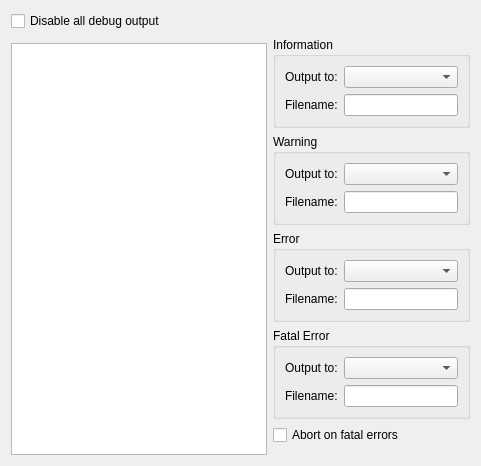
<?xml version="1.0" encoding="UTF-8"?>
<ui version="4.0">
 <class>KDebugDialog</class>
 <widget class="QWidget" name="KDebugDialog">
  <property name="geometry">
   <rect>
    <x>0</x>
    <y>0</y>
    <width>481</width>
    <height>466</height>
   </rect>
  </property>
  <layout class="QGridLayout" name="gridLayout">
   <item row="1" column="0" rowspan="7">
    <layout class="QVBoxLayout" name="verticalLayout_5">
     <item>
      <widget class="KTreeWidgetSearchLineWidget" name="m_incrSearch"/>
     </item>
     <item>
      <widget class="QTreeWidget" name="m_areaWidget">
       <property name="editTriggers">
        <set>QAbstractItemView::NoEditTriggers</set>
       </property>
       <property name="rootIsDecorated">
        <bool>false</bool>
       </property>
       <property name="uniformRowHeights">
        <bool>true</bool>
       </property>
       <property name="itemsExpandable">
        <bool>false</bool>
       </property>
       <attribute name="headerVisible">
        <bool>false</bool>
       </attribute>
       <column>
        <property name="text">
         <string notr="true">1</string>
        </property>
       </column>
      </widget>
     </item>
    </layout>
   </item>
   <item row="1" column="1">
    <widget class="QGroupBox" name="pInfoGroup">
     <property name="title">
      <string>Information</string>
     </property>
     <layout class="QFormLayout" name="formLayout">
      <item row="0" column="0">
       <widget class="QLabel" name="label_2">
        <property name="text">
         <string>Output to:</string>
        </property>
        <property name="buddy">
         <cstring>pInfoCombo</cstring>
        </property>
       </widget>
      </item>
      <item row="0" column="1">
       <widget class="KComboBox" name="pInfoCombo"/>
      </item>
      <item row="1" column="0">
       <widget class="QLabel" name="label_3">
        <property name="text">
         <string>Filename:</string>
        </property>
        <property name="buddy">
         <cstring>pInfoFile</cstring>
        </property>
       </widget>
      </item>
      <item row="1" column="1">
       <widget class="KLineEdit" name="pInfoFile"/>
      </item>
     </layout>
    </widget>
   </item>
   <item row="3" column="1">
    <widget class="QGroupBox" name="pErrorGroup">
     <property name="title">
      <string>Error</string>
     </property>
     <layout class="QFormLayout" name="formLayout_3">
      <item row="0" column="0">
       <widget class="QLabel" name="label_8">
        <property name="text">
         <string>Output to:</string>
        </property>
        <property name="buddy">
         <cstring>pErrorCombo</cstring>
        </property>
       </widget>
      </item>
      <item row="0" column="1">
       <widget class="KComboBox" name="pErrorCombo"/>
      </item>
      <item row="1" column="0">
       <widget class="QLabel" name="label_9">
        <property name="text">
         <string>Filename:</string>
        </property>
        <property name="buddy">
         <cstring>pErrorFile</cstring>
        </property>
       </widget>
      </item>
      <item row="1" column="1">
       <widget class="KLineEdit" name="pErrorFile"/>
      </item>
     </layout>
    </widget>
   </item>
   <item row="5" column="1">
    <widget class="QCheckBox" name="pAbortFatal">
     <property name="text">
      <string>Abort on fatal errors</string>
     </property>
    </widget>
   </item>
   <item row="7" column="1">
    <spacer name="verticalSpacer">
     <property name="orientation">
      <enum>Qt::Vertical</enum>
     </property>
     <property name="sizeHint" stdset="0">
      <size>
       <width>20</width>
       <height>40</height>
      </size>
     </property>
    </spacer>
   </item>
   <item row="0" column="0" colspan="2">
    <widget class="QCheckBox" name="m_disableAll">
     <property name="text">
      <string>Disable all debug output</string>
     </property>
     <property name="tristate">
      <bool>false</bool>
     </property>
    </widget>
   </item>
   <item row="2" column="1">
    <widget class="QGroupBox" name="pWarnGroup">
     <property name="title">
      <string>Warning</string>
     </property>
     <layout class="QFormLayout" name="formLayout_2">
      <item row="0" column="0">
       <widget class="QLabel" name="label_4">
        <property name="text">
         <string>Output to:</string>
        </property>
        <property name="buddy">
         <cstring>pWarnCombo</cstring>
        </property>
       </widget>
      </item>
      <item row="0" column="1">
       <widget class="KComboBox" name="pWarnCombo"/>
      </item>
      <item row="1" column="0">
       <widget class="QLabel" name="label_5">
        <property name="text">
         <string>Filename:</string>
        </property>
        <property name="buddy">
         <cstring>pWarnFile</cstring>
        </property>
       </widget>
      </item>
      <item row="1" column="1">
       <widget class="KLineEdit" name="pWarnFile"/>
      </item>
     </layout>
    </widget>
   </item>
   <item row="4" column="1">
    <widget class="QGroupBox" name="pFatalGroup">
     <property name="title">
      <string>Fatal Error</string>
     </property>
     <layout class="QFormLayout" name="formLayout_4">
      <item row="0" column="0">
       <widget class="QLabel" name="label_6">
        <property name="text">
         <string>Output to:</string>
        </property>
        <property name="buddy">
         <cstring>pFatalCombo</cstring>
        </property>
       </widget>
      </item>
      <item row="0" column="1">
       <widget class="KComboBox" name="pFatalCombo"/>
      </item>
      <item row="1" column="0">
       <widget class="QLabel" name="label_7">
        <property name="text">
         <string>Filename:</string>
        </property>
        <property name="buddy">
         <cstring>pFatalFile</cstring>
        </property>
       </widget>
      </item>
      <item row="1" column="1">
       <widget class="KLineEdit" name="pFatalFile"/>
      </item>
     </layout>
    </widget>
   </item>
  </layout>
 </widget>
 <customwidgets>
  <customwidget>
   <class>KComboBox</class>
   <extends>QComboBox</extends>
   <header>kcombobox.h</header>
  </customwidget>
  <customwidget>
   <class>KLineEdit</class>
   <extends>QLineEdit</extends>
   <header>klineedit.h</header>
  </customwidget>
  <customwidget>
   <class>KTreeWidgetSearchLineWidget</class>
   <extends>QWidget</extends>
   <header>ktreewidgetsearchline.h</header>
  </customwidget>
 </customwidgets>
 <tabstops>
  <tabstop>m_disableAll</tabstop>
  <tabstop>m_areaWidget</tabstop>
  <tabstop>pInfoCombo</tabstop>
  <tabstop>pInfoFile</tabstop>
  <tabstop>pWarnCombo</tabstop>
  <tabstop>pWarnFile</tabstop>
  <tabstop>pErrorCombo</tabstop>
  <tabstop>pErrorFile</tabstop>
  <tabstop>pFatalCombo</tabstop>
  <tabstop>pFatalFile</tabstop>
  <tabstop>pAbortFatal</tabstop>
 </tabstops>
 <connections/>
</ui>
